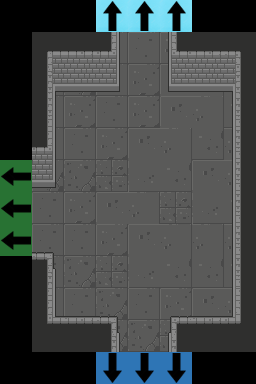

Rendered tile map (Tiled .tmx) drawn with the repository's tilesets; below, a short description and the full map source, tile grids included:
An orthogonal 8x12 tile map with 32x32 px tiles, 3 tile layers (Floor, Flags, Walls), 2 tilesets.

<map version="1.2" tiledversion="1.2.3" orientation="orthogonal" renderorder="right-down" width="8" height="12" tilewidth="32" tileheight="32" infinite="0" nextlayerid="38" nextobjectid="1">
 <tileset firstgid="1" source="Dungeon_Tileset_2.tsx" />
 <tileset firstgid="321" source="flags.tsx" />
 <layer id="35" name="Floor" width="8" height="12">
  <data encoding="csv">
0,0,0,0,0,0,0,0,
0,89,89,89,89,90,91,92,
0,89,105,89,90,91,92,92,
0,89,90,89,90,91,92,108,
0,89,89,90,91,92,108,92,
0,105,105,106,107,108,91,92,
0,89,90,91,92,106,107,108,
0,89,89,90,91,92,92,92,
0,89,105,106,107,108,108,108,
0,89,89,105,89,90,91,92,
0,105,105,105,105,106,107,108,
0,0,0,0,0,0,0,0
</data>
 </layer>
 <layer id="36" name="Flags" width="8" height="12">
  <data encoding="csv">
0,0,0,327,327,327,0,0,
0,0,0,0,0,0,0,0,
0,0,0,0,0,0,0,0,
0,0,0,0,0,0,0,0,
0,0,0,0,0,0,0,0,
326,0,0,0,0,0,0,0,
326,0,0,0,0,0,0,0,
326,0,0,0,0,0,0,0,
0,0,0,0,0,0,0,0,
0,0,0,0,0,0,0,0,
0,0,0,0,0,0,0,0,
0,0,0,325,325,325,0,0
</data>
 </layer>
 <layer id="37" name="Walls" width="8" height="12">
  <data encoding="csv">
0,0,0,0,0,0,0,0,
0,4,34,66,0,67,34,6,
0,20,50,82,0,83,50,22,
0,19,0,0,0,0,0,17,
0,66,0,0,0,0,0,17,
0,82,0,0,0,0,0,17,
0,0,0,0,0,0,0,17,
0,98,0,0,0,0,0,17,
0,114,0,0,0,0,0,17,
0,36,37,98,0,99,37,38,
0,52,53,114,0,115,53,54,
0,0,0,0,0,0,0,0
</data>
 </layer>
</map>
